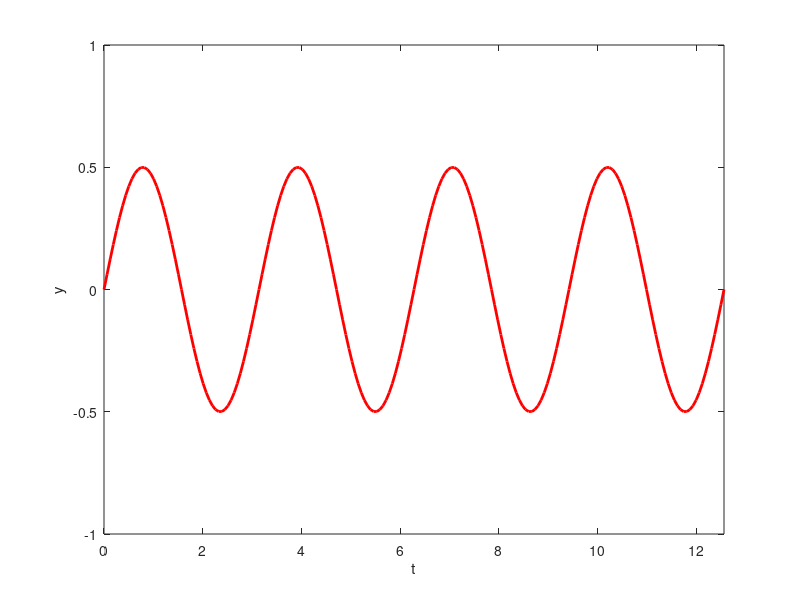

This chart was generated by the following MATLAB code:
%exm010601.m   绘制衰减震荡曲线%
t=0:pi/50:4*pi;
y = sin(t).*cos(t)
clf
plot(t,y,'-r','linewidth',2)
axis([0,4*pi,-1,1])
xlabel('t'),ylabel('y')